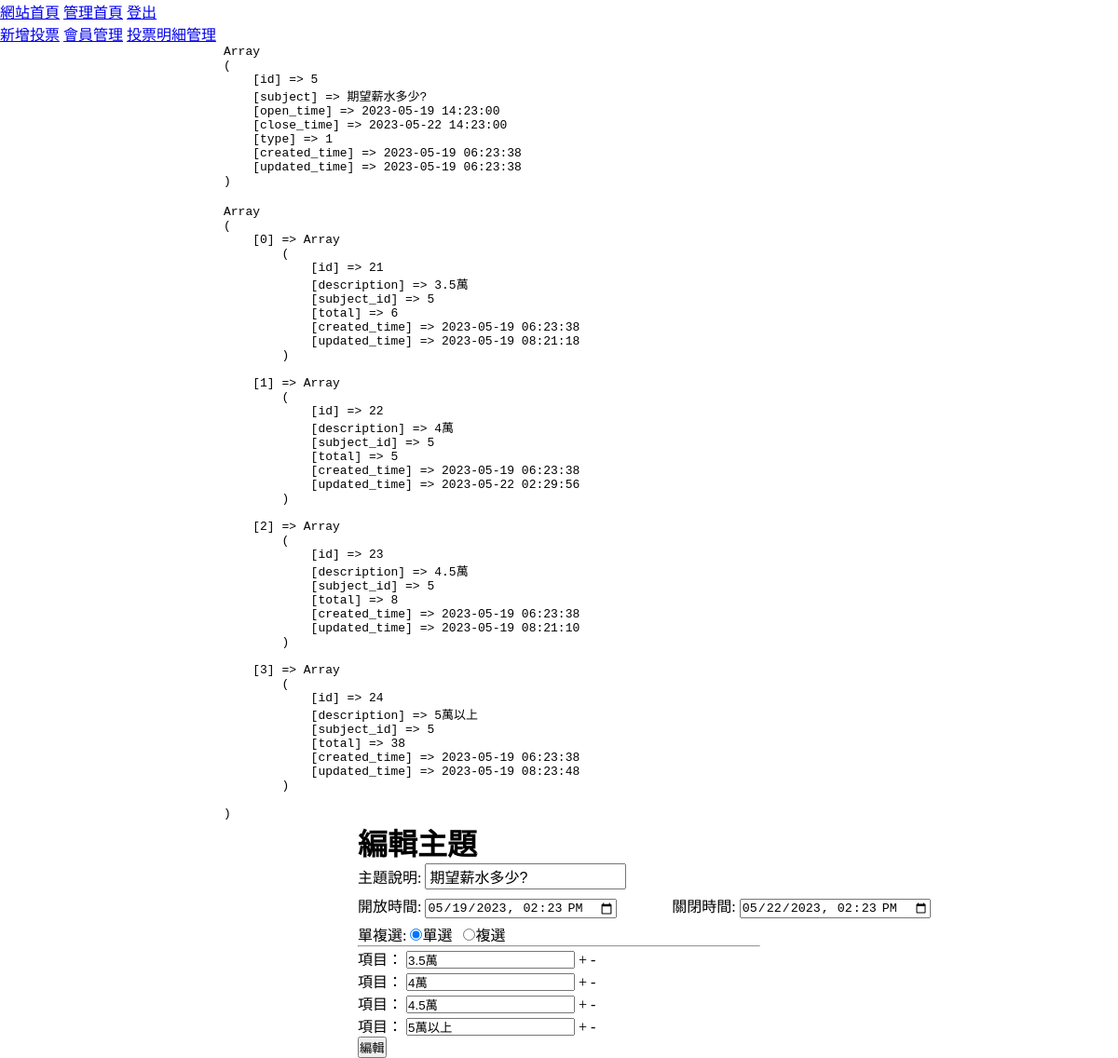
Page /backend.php?do=edit_vote&id=5 on the committed database.
### tables this page shows
CREATE TABLE `topics` (
  `id` int(10) UNSIGNED NOT NULL,
  `subject` text NOT NULL,
  `open_time` datetime NOT NULL,
  `close_time` datetime NOT NULL,
  `type` int(1) UNSIGNED NOT NULL,
  `created_time` timestamp NOT NULL DEFAULT current_timestamp(),
  `updated_time` timestamp NOT NULL DEFAULT current_timestamp() ON UPDATE current_timestamp()
);

CREATE TABLE `options` (
  `id` int(10) UNSIGNED NOT NULL,
  `description` text NOT NULL,
  `subject_id` int(10) UNSIGNED NOT NULL,
  `total` int(10) UNSIGNED NOT NULL DEFAULT 0,
  `created_time` timestamp NOT NULL DEFAULT current_timestamp(),
  `updated_time` timestamp NOT NULL DEFAULT current_timestamp() ON UPDATE current_timestamp()
);

### back/edit_vote.php (the view, shortened to what this page needs)
<?php include_once "../db.php";
$topic = $pdo->query("select * from `topics` where `id`='{$_GET['id']}'")
    ->fetch(PDO::FETCH_ASSOC);
echo "<pre>";
print_r($topic);
echo "</pre>";
echo "<br>";
$options = $pdo->query("select * from `options` where `subject_id`='{$_GET['id']}'")
    ->fetchAll(PDO::FETCH_ASSOC);
echo "<pre>";
print_r($options);
echo "</pre>";
?>
<!DOCTYPE html>
<html lang="en">
<head>
    <link rel="stylesheet" href="../css/style.css">
</head>
<body>
<main>
<h1>編輯主題</h1>
<form action="../api/edit_vote.php" method="post">
    <div>
        <label for="subject">主題說明:</label>
        <input type="text" name="subject" id="subject" class="subject-input" value="<?=$topic['subject']?>">
    </div>
    <div class="time-set">
        <div class="time-item">
            <label for="open_time">開放時間:</label>
            <input type="datetime-local" name="open_time" id="open_time" value="<?=$topic['open_time']?>">
        </div>
        <div class="time-item">
            <label for="close_time">關閉時間:</label>
            <input type="datetime-local" name="close_time" id="close_time" value="<?=$topic['close_time']?>">
        </div>
    </div>
    <div>
        <label for="type">單複選:</label>
        <input type="radio" name="type" value="1" <?=($topic['type'] == 1) ? 'checked' : '';?>>單選&nbsp;&nbsp;
        <input type="radio" name="type" value="2" <?=($topic['type'] == 2) ? 'checked' : '';?>>複選
    </div>
    <hr>
<div class="options">
<?php
foreach ($options as $opt) {
?>
    <div>
        <label for="description">項目：</label>
        <input type="text" name="description[]" class="description-input" value="<?=$opt['description']?>">
        <span onclick="addOption()">+</span>
        <span onclick="removeOption(this)">-</span>
    </div>
<?php
}
?>
</div>
    <div>
        <input type="submit" value="編輯">
    </div>
</form>
</main>
</body>
</html>

### css/style.css (style rules this page uses)
* { box-sizing: border-box; margin: 0; padding: 0; }
.time-set { display: flex; width: 70%; min-width: 615px; justify-content: space-between; }
.time-item { margin: 5px 0; }
.subject-input { padding: 3px; font-size: 16px; width: 50%; }
main { width: 60%; margin: auto; }

### rows in the picture
topics: subject "期望薪水多少?", open_time "05/19/2023 14:23", close_time "05/22/2023 14:23", type "☑"
options: description "3.5萬"
options: description "4萬"
options: description "4.5萬"
options: description "5萬以上"
